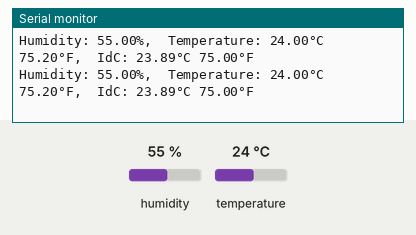
This sketch was run on a simulated Arduino Uno, built with avr-gcc and run on an emulated ATmega328P. Parts: the last lines printed to the serial monitor. The test bench sets the inputs (shaded band); at power-on: humidity 55 %, temperature 24 °C.

Above: at 5.8 s.
5.9 s: humidity set to 22 %
At 9.5 s:
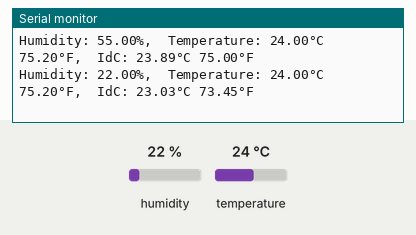
10.2 s: temperature set to 12 °C
At 11.9 s:
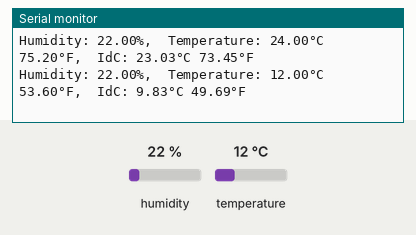
14.5 s: humidity set to 40 %
At 17.8 s:
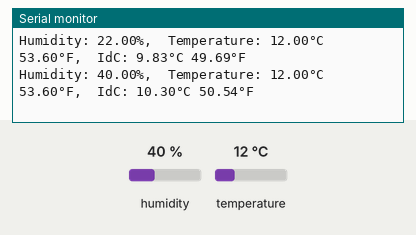
Timing chart, 0 to 19.3 s (numbered marks = the images above; inputs shaded):
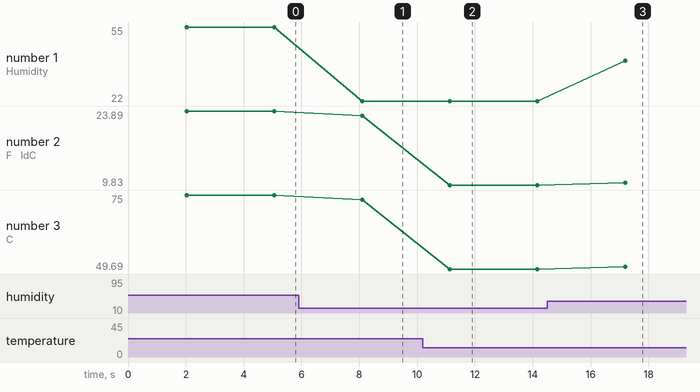

The sketch:

DHT11_CORSO_IoT.ino
```cpp
/*
  Questo programma legge il valore della temperatura da un sensore DHT11
  connesso al pin digitale 3 della scheda Arduino Uno e lo stampa sulla porta seriale ogni secondo.

  Setup:
  - Connettere il pin dati del sensore SHT11 al pin digitale 2 della scheda Arduino.
  - Collegare VCC e GND del sensore SHT11 rispettivamente ai pin 5V e GND della scheda Arduino.
  - Caricare questo sketch sulla scheda Arduino.
  - Aprire il monitor seriale per visualizzare i valori della temperatura letti dal sensore.
*/

#include <DHT.h>  // Include la libreria DHT per gestire il sensore DHT11

#define DHTPIN 2       // Definisce il pin usato per connettere il sensore, in questo caso il pin digitale 2
#define DHTTYPE DHT11  // Definisce il tipo di sensore, in questo caso DHT11

DHT dht(DHTPIN, DHTTYPE);  // Crea un oggetto DHT usando il pin e il tipo di sensore definiti

void setup() {
  Serial.begin(9600);  // Inizializza la comunicazione seriale a una velocità di 9600 baud
  //Serial.println(F("Test DHT11!"));  // Stampa una stringa di testo per indicare che il test del sensore DHT11 è iniziato

  dht.begin();  // Inizializza il sensore DHT
}

void loop() {
  delay(2000);  // Aspetta 2 secondi tra le misurazioni, poiché il sensore è lento

  float h = dht.readHumidity();  // Legge l'umidità dal sensore e la memorizza nella variabile h
  float t = dht.readTemperature();  // Legge la temperatura in gradi Celsius e la memorizza nella variabile t
  float f = dht.readTemperature(true);  // Legge la temperatura in gradi Fahrenheit e la memorizza nella variabile f

  if (isnan(h) || isnan(t) || isnan(f)) {  // Controlla se le letture sono fallite (ritornano NaN)
    Serial.println(F("Lettura dal sensore DHT fallita!"));  // Stampa un messaggio di errore se la lettura è fallita
    return;  // Esce dalla funzione loop per riprovare alla prossima iterazione
  }

  float hif = dht.computeHeatIndex(f, h);  // Calcola l'indice di calore in gradi Fahrenheit e lo memorizza nella variabile hif
  float hic = dht.computeHeatIndex(t, h, false);  // Calcola l'indice di calore in gradi Celsius e lo memorizza nella variabile hic

  Serial.print(F("Humidity: "));  // Stampa la stringa "Umidità: " sulla porta seriale
  Serial.print(h);  // Stampa il valore dell'umidità sulla porta seriale
  Serial.print(F("%,  Temperature: "));  // Stampa la stringa "%  Temperatura: " sulla porta seriale
  Serial.print(t);  // Stampa il valore della temperatura in gradi Celsius sulla porta seriale
  Serial.print(F("°C "));  // Stampa la stringa "°C " sulla porta seriale
  Serial.print(f);  // Stampa il valore della temperatura in gradi Fahrenheit sulla porta seriale
  Serial.print(F("°F,  IdC: "));  // Stampa la stringa "°F  Indice di calore: " sulla porta seriale
  Serial.print(hic);  // Stampa il valore dell'indice di calore in gradi Celsius sulla porta seriale
  Serial.print(F("°C "));  // Stampa la stringa "°C " sulla porta seriale
  Serial.print(hif);  // Stampa il valore dell'indice di calore in gradi Fahrenheit sulla porta seriale
  Serial.println(F("°F"));  // Stampa la stringa "°F" e va a capo

  delay(1000);  // Aspetta un secondo prima della prossima iterazione del loop
}
```

Measured:
- after the input at 5.9 s, the serial monitor: prints a new line after 2.2 s (image 1)
- after the input at 10.2 s, the serial monitor: prints a new line after 0.93 s (image 2)
- after the input at 14.5 s, the serial monitor: prints a new line after 2.7 s (image 3)
- plotted number 1: 55 → 22 after the input at 5.9 s, 22 → 40 after the input at 14.5 s
- plotted number 2: 23.89 → 23.03 after the input at 5.9 s, 23.03 → 9.83 after the input at 10.2 s, 9.83 → 10.3 after the input at 14.5 s
- plotted number 3: 75 → 73.45 after the input at 5.9 s, 73.45 → 49.69 after the input at 10.2 s, 49.69 → 50.54 after the input at 14.5 s
